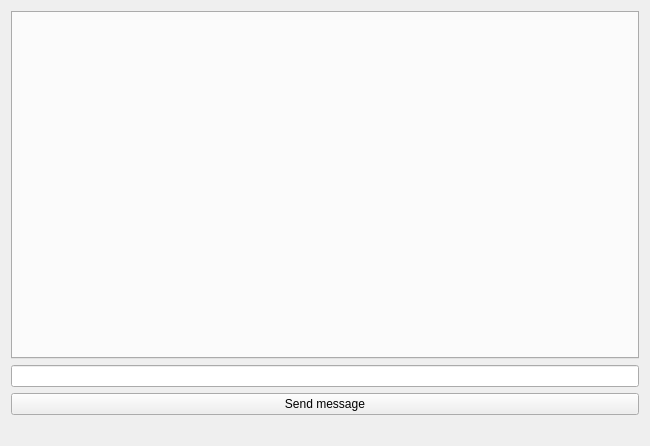
<?xml version="1.0" encoding="UTF-8"?>
<ui version="4.0">
 <class>mainwindow</class>
 <widget class="QWidget" name="mainwindow">
  <property name="geometry">
   <rect>
    <x>0</x>
    <y>0</y>
    <width>650</width>
    <height>446</height>
   </rect>
  </property>
  <property name="windowTitle">
   <string>Client</string>
  </property>
  <layout class="QGridLayout" name="gridLayout_2">
   <item row="0" column="0">
    <layout class="QGridLayout" name="gridLayout">
     <item row="3" column="0" colspan="2">
      <widget class="QLabel" name="label">
       <property name="text">
        <string/>
       </property>
      </widget>
     </item>
     <item row="1" column="0" colspan="2">
      <widget class="QLineEdit" name="lineEdit"/>
     </item>
     <item row="2" column="0" colspan="2">
      <widget class="QPushButton" name="pushButton">
       <property name="text">
        <string>Send message</string>
       </property>
      </widget>
     </item>
     <item row="0" column="0" colspan="2">
      <widget class="QTabWidget" name="tabWidget">
      </widget>
     </item>
    </layout>
   </item>
  </layout>
 </widget>
 <resources/>
 <connections/>
</ui>
